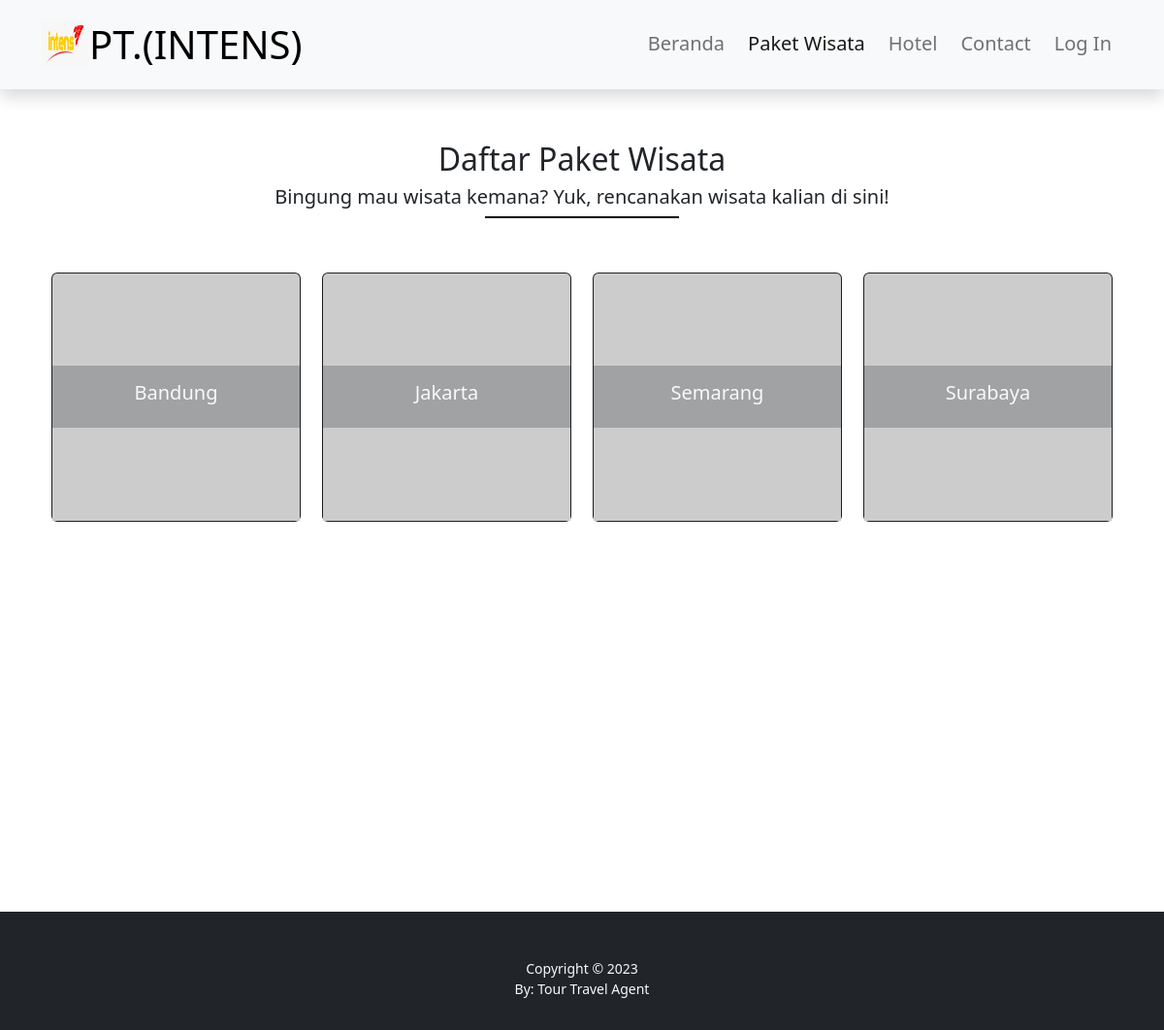
Screenshot of /public/paket with the database file from the repository.
### tables this page shows
CREATE TABLE `daerah` (
  `daerah_id` int(11) NOT NULL,
  `name` varchar(255) NOT NULL,
  `slug` varchar(255) NOT NULL
);

### app/core/Controller.php (called while the page is built, shortened)
<?php
class Controller
{
    public function view($view, $data = [])
    {
        require_once "../app/views/$view.php";
    }
    public function model($model)
    {
        return new $model;
    }
}

### app/core/App.php (called while the page is built, shortened)
<?php
class App
{
    protected
        $controller = "Home",
        $method = "Index",
        $data = [];
    public function __construct()
    {
        $this->controller = new $this->controller;
        call_user_func_array([$this->controller, $this->method], $this->data);
    }
}

### public/index.php (called while the page is built, shortened)
<?php
$app = new App;

### app/core/Database.php (called while the page is built, shortened)
<?php
class Database
{
    private
        $dbhost = DBHost,
        $dbuser = DBUser,
        $dbpass = DBPass,
        $dbname = DBName;
    private
        $dbh,
        $stmt;
    public function __construct()
    {
        $dsn = "mysql:host={$this->dbhost};dbname={$this->dbname}";
        $option = [
            PDO::ATTR_PERSISTENT => true,
            PDO::ATTR_ERRMODE => PDO::ERRMODE_EXCEPTION
        ];
        try {
            $this->dbh = new PDO($dsn, "{$this->dbuser}", "{$this->dbpass}", $option);
        } catch (PDOException $e) {
            die($e->getMessage());
        }
    }
    public function query($query)
    {
        $this->stmt = $this->dbh->prepare($query);
    }
    public function execute()
    {
        $this->stmt->execute();
    }
    public function resultSet()
    {
        $this->execute();
        return $this->stmt->fetchAll(PDO::FETCH_ASSOC);
    }
}

### app/models/paket_model.php (called while the page is built, shortened)
<?php
class paket_model
{
    private
        $db,
        $table = 'tb_paket';
    public function __construct()
    {
        $this->db = new Database;
    }
    public function getAllDaerah()
    {
        $this->db->query("SELECT * FROM daerah");
        return $this->db->resultSet();
    }
}

### app/views/Paket/index.php (the view)
<div class="row">
    <div class="col">
        <div class="text-center my-5">
            <div class="fs-2">Daftar Paket Wisata</div>
            <p class="heading-section fs-5">Bingung mau wisata kemana? Yuk, rencanakan wisata kalian di sini!</p>
        </div>
        <?php foreach ($data['daerah'] as $daerah) : ?>
            <div class="card text-bg-dark float-start my-2 card-tempat" style="width: 23%; margin-right:1%; margin-left:1%">
                <img src="https://picsum.photos/300/300?random=1" class="card-img-top img-fluid" alt="...">
                <div class="card-img-overlay d-flex align-items-center flex-fill p-0">
                    <a href="<?= BASEURL; ?>/paket/<?= $daerah['slug']; ?>" id="detail" class="card-link stretched-link flex-fill bg-dark text-light p-3 bg-opacity-25">
                        <h5 class="card-title text-center"><?= $daerah['name']; ?></h5>
                    </a>
                </div>
            </div>
        <?php endforeach; ?>
    </div>
</div>

### public/css/style.css (style rules this page uses)
a, a:visited, a:hover { text-decoration: none; color: black; }
.heading-section::after { content: ''; width: 200px; height: 2px; background-color: black; margin: 5px auto; display: block; }

### public/css/dashboard.css (style rules this page uses)
body { font-size: .875rem; }

### rows the page displays
daerah: name "Bandung"
daerah: name "Jakarta"
daerah: name "Semarang"
daerah: name "Surabaya"
